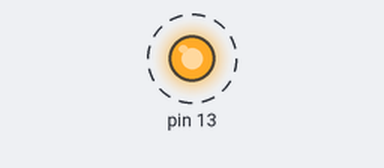
Bench run of a sketch on a simulated Arduino Uno, built with avr-gcc and run on an emulated ATmega328P. On the bench: output pins drawn as LEDs (lit = HIGH). Dashed ring = blinking.

Above: at 0.5 s.
Timing chart, 0 to 4.6 s (numbered marks = the images above):
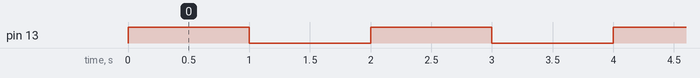

Measured:
- by itself, pin 13: alternates HIGH for 1.0 s and LOW for 1.0 s

The sketch:

sketch_oct15c.ino
```cpp
void setup() {
  pinMode(13,OUTPUT);
}

void loop() {
  analogWrite(13,255);
  delay(1000);
  analogWrite(13,110);
  delay(1000);
}
```
